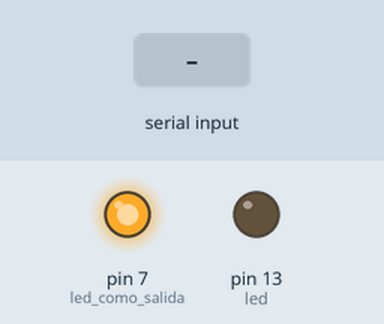
A sketch run on a simulated Arduino Uno, built with avr-gcc and run on an emulated ATmega328P. Parts: output pins drawn as LEDs (lit = HIGH). The test bench sets the inputs (shaded band).

Above: at 1.2 s.
1.3 s: "a" received over the second serial link
At 2.0 s:
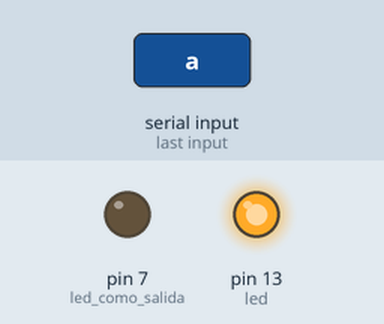
2.8 s: "b" received over the second serial link
At 3.1 s:
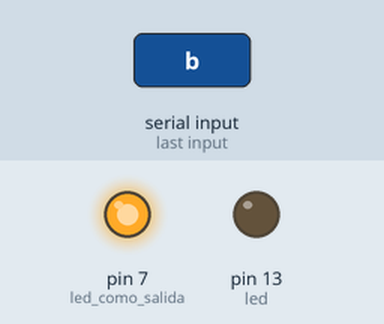
Timing chart, 0 to 5.8 s (numbered marks = the images above; inputs shaded):
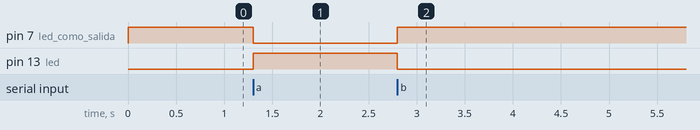

Measured:
- after the input at 1.3 s, pin 7 (led_como_salida): HIGH → LOW at once; pin 13 (led): LOW → HIGH at once
- after the input at 2.8 s, pin 7 (led_como_salida): LOW → HIGH at once; pin 13 (led): HIGH → LOW at once

The sketch:

Prueba_BT.ino
```cpp
#include <SoftwareSerial.h>
SoftwareSerial BTSerial(5,6); //9 RX, 10 TX.
int led=13;

void setup()  {
  BTSerial.begin(9600); //Velocidad del puerto del módulo Bluetooth
  Serial.begin(9600); //Abrimos la comunicación serie con el PC y establecemos velocidad
  pinMode(7,OUTPUT);        // led como salida
  digitalWrite(7,HIGH);
 pinMode(led,OUTPUT);        // led como salida
  digitalWrite(led,LOW);
}
void loop()  {
 if(BTSerial.available()) {
Serial.write(BTSerial.read());
delay(50);
}
switch (BTSerial.read()){

case 'b':
digitalWrite(7,HIGH);
digitalWrite(led,LOW);
break;

case 'a':
digitalWrite(7,LOW);
digitalWrite(led,HIGH);
break;
  }
}
```
